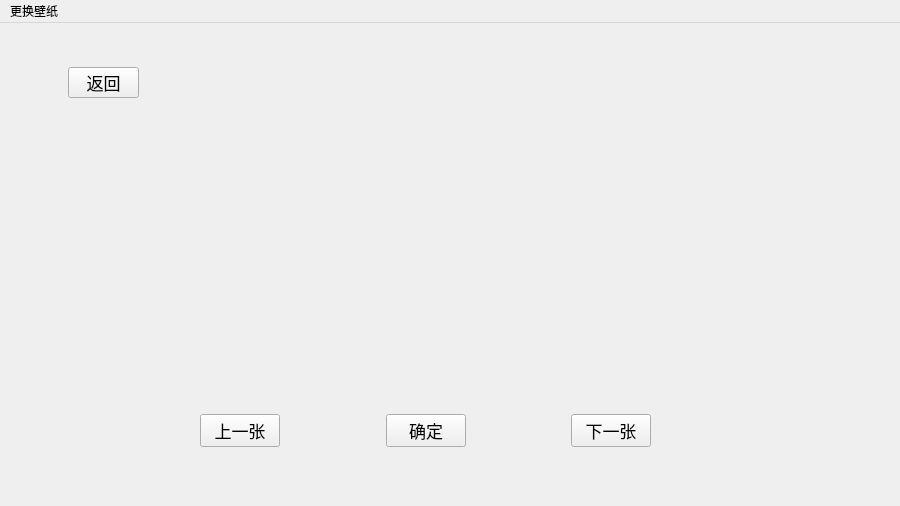
<?xml version="1.0" encoding="UTF-8"?>
<ui version="4.0">
 <class>wallpaper</class>
 <widget class="QMainWindow" name="wallpaper">
  <property name="geometry">
   <rect>
    <x>0</x>
    <y>0</y>
    <width>900</width>
    <height>506</height>
   </rect>
  </property>
  <property name="minimumSize">
   <size>
    <width>900</width>
    <height>506</height>
   </size>
  </property>
  <property name="maximumSize">
   <size>
    <width>900</width>
    <height>506</height>
   </size>
  </property>
  <property name="windowTitle">
   <string>MainWindow</string>
  </property>
  <widget class="QWidget" name="centralwidget">
   <widget class="QPushButton" name="pushButton">
    <property name="geometry">
     <rect>
      <x>68</x>
      <y>44</y>
      <width>71</width>
      <height>31</height>
     </rect>
    </property>
    <property name="font">
     <font>
      <pointsize>13</pointsize>
     </font>
    </property>
    <property name="text">
     <string>返回</string>
    </property>
   </widget>
   <widget class="QLabel" name="label">
    <property name="geometry">
     <rect>
      <x>180</x>
      <y>90</y>
      <width>500</width>
      <height>281</height>
     </rect>
    </property>
    <property name="text">
     <string/>
    </property>
   </widget>
   <widget class="QWidget" name="">
    <property name="geometry">
     <rect>
      <x>200</x>
      <y>390</y>
      <width>451</width>
      <height>36</height>
     </rect>
    </property>
    <layout class="QGridLayout" name="gridLayout">
     <item row="0" column="0">
      <widget class="QPushButton" name="pushButton_4">
       <property name="font">
        <font>
         <pointsize>13</pointsize>
        </font>
       </property>
       <property name="text">
        <string>上一张</string>
       </property>
      </widget>
     </item>
     <item row="0" column="1">
      <spacer name="horizontalSpacer">
       <property name="orientation">
        <enum>Qt::Horizontal</enum>
       </property>
       <property name="sizeHint" stdset="0">
        <size>
         <width>40</width>
         <height>20</height>
        </size>
       </property>
      </spacer>
     </item>
     <item row="0" column="2">
      <widget class="QPushButton" name="pushButton_2">
       <property name="font">
        <font>
         <pointsize>13</pointsize>
        </font>
       </property>
       <property name="text">
        <string>确定</string>
       </property>
      </widget>
     </item>
     <item row="0" column="3">
      <spacer name="horizontalSpacer_2">
       <property name="orientation">
        <enum>Qt::Horizontal</enum>
       </property>
       <property name="sizeHint" stdset="0">
        <size>
         <width>40</width>
         <height>20</height>
        </size>
       </property>
      </spacer>
     </item>
     <item row="0" column="4">
      <widget class="QPushButton" name="pushButton_3">
       <property name="font">
        <font>
         <pointsize>13</pointsize>
        </font>
       </property>
       <property name="text">
        <string>下一张</string>
       </property>
      </widget>
     </item>
    </layout>
   </widget>
  </widget>
  <widget class="QMenuBar" name="menubar">
   <property name="geometry">
    <rect>
     <x>0</x>
     <y>0</y>
     <width>900</width>
     <height>28</height>
    </rect>
   </property>
   <widget class="QMenu" name="menu">
    <property name="title">
     <string>更换壁纸</string>
    </property>
   </widget>
   <addaction name="menu"/>
  </widget>
 </widget>
 <resources/>
 <connections/>
</ui>
